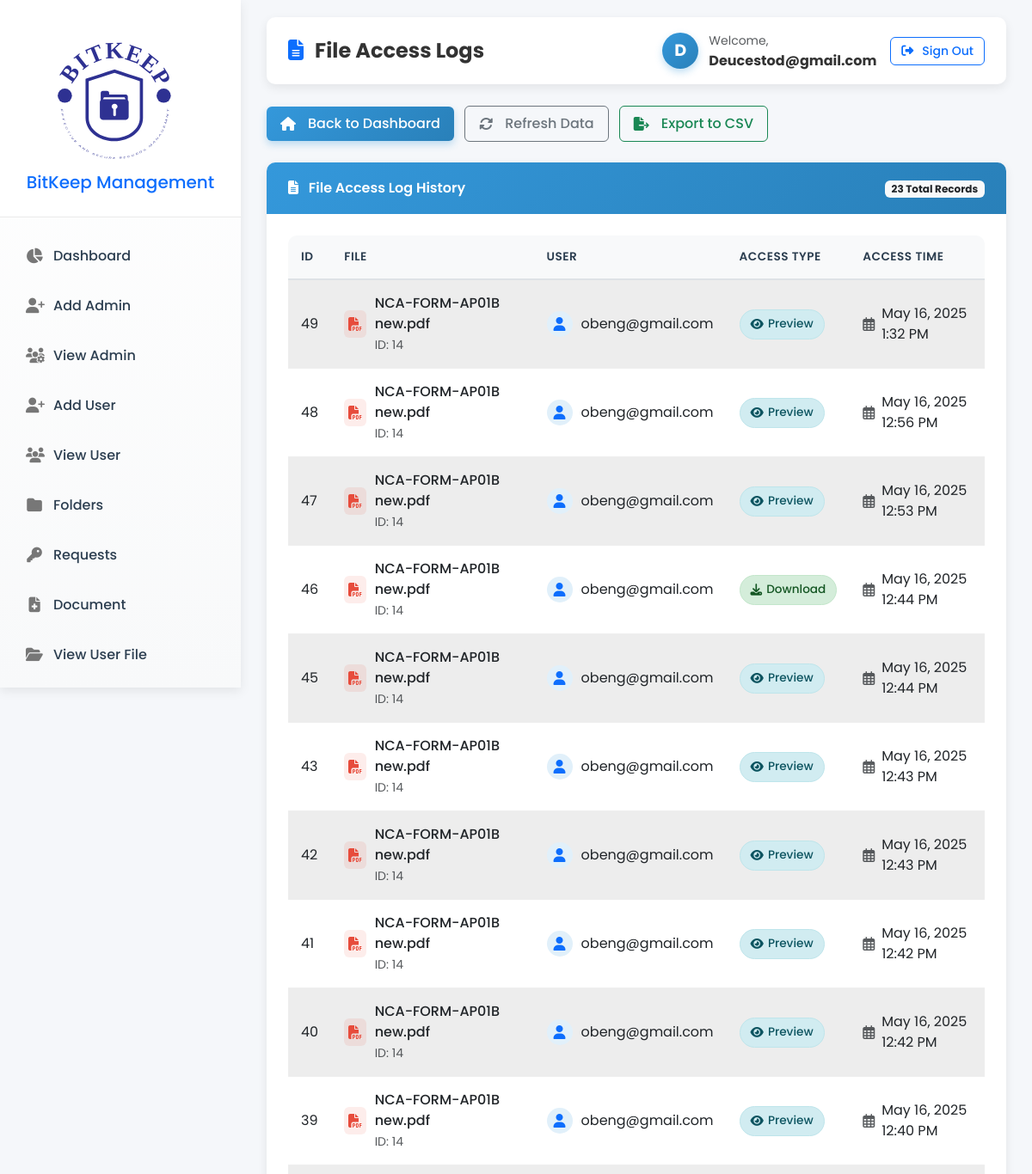
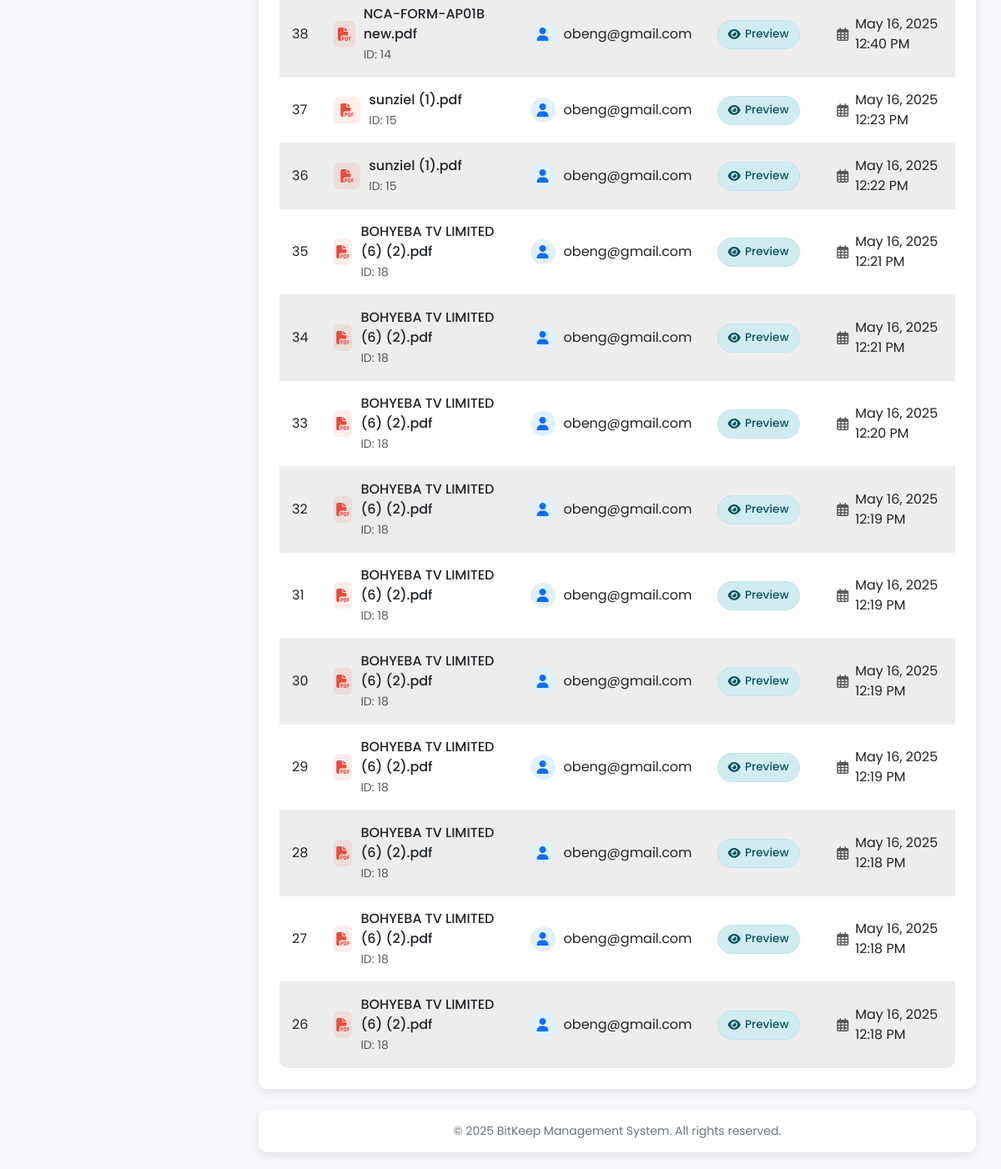
The page /Private_Dashboard/file_log.php (signed in) on the database as committed earlier (2 pictures, top to bottom).
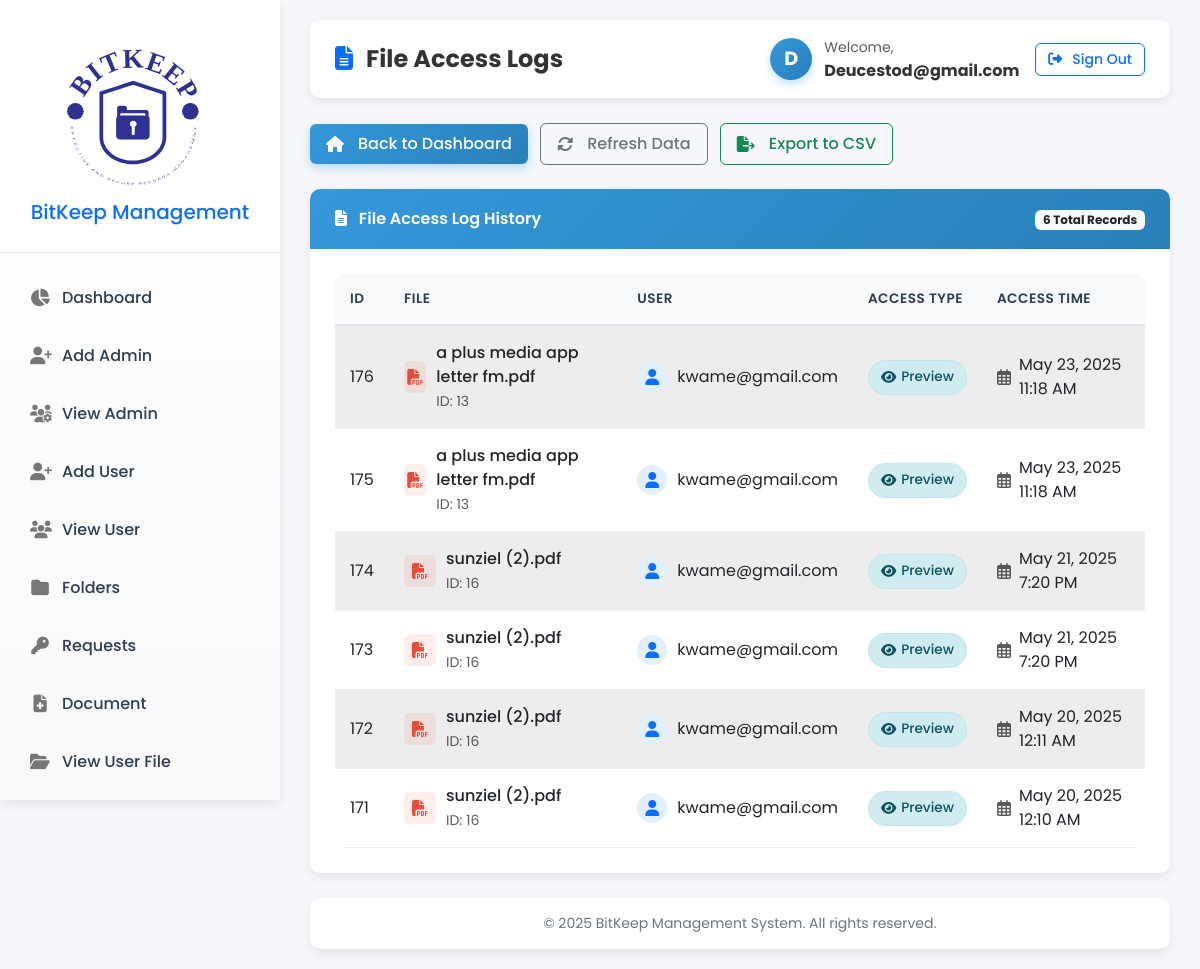
The same page on the database as committed later.
### tables this page shows
CREATE TABLE `file_access_logs` (
  `id` int(11) NOT NULL,
  `file_id` int(11) NOT NULL,
  `user_email` varchar(255) NOT NULL,
  `access_type` enum('preview','download') NOT NULL,
  `access_time` datetime NOT NULL,
  `acknowledgment` varchar(50) DEFAULT NULL
);

CREATE TABLE `folder_files` (
  `id` int(11) NOT NULL,
  `folder_id` int(11) NOT NULL,
  `name` varchar(255) NOT NULL,
  `file_path` varchar(255) NOT NULL,
  `size` varchar(50) DEFAULT NULL,
  `file_type` varchar(100) DEFAULT NULL,
  `timers` datetime DEFAULT current_timestamp()
);

### Private_Dashboard/file_log.php (the view, shortened to what this page needs)
<!DOCTYPE html>
<html lang="en">
<head>
  <link rel="stylesheet" href="https://cdnjs.cloudflare.com/ajax/libs/font-awesome/6.4.0/css/all.min.css">
  <link href="https://cdnjs.cloudflare.com/ajax/libs/bootstrap/5.3.0/css/bootstrap.min.css" rel="stylesheet">
  <link rel="stylesheet" type="text/css" href="https://cdn.datatables.net/1.13.4/css/dataTables.bootstrap5.min.css"/>
  <link rel="stylesheet" type="text/css" href="https://cdn.datatables.net/responsive/2.4.1/css/responsive.bootstrap5.min.css"/>
  <link rel="stylesheet" type="text/css" href="https://cdn.jsdelivr.net/npm/toastify-js/src/toastify.min.css">
</head>
<body>
  <div class="sidebar">
    <div class="sidebar-header">
      <img src="img/image1.svg" alt="BitKeep Logo" class="sidebar-logo">
      <h5 class="text-primary">BitKeep Management</h5>
    </div>
    <ul class="nav flex-column mt-3">
      <li class="nav-item">
        <a class="nav-link" href="dashboard.php">
          <i class="fas fa-chart-pie"></i>
          <span>Dashboard</span>
        </a>
      </li>
      <li class="nav-item">
        <a class="nav-link" href="#" data-bs-toggle="modal" data-bs-target="#modalRegisterForm">
          <i class="fas fa-user-plus"></i>
          <span>Add Admin</span>
        </a>
      </li>
      <li class="nav-item">
        <a class="nav-link" href="view_admin.php">
          <i class="fas fa-users-cog"></i>
          <span>View Admin</span>
        </a>
      </li>
      <li class="nav-item">
        <a class="nav-link" href="#" data-bs-toggle="modal" data-bs-target="#modalRegisterForm2">
          <i class="fas fa-user-plus"></i>
          <span>Add User</span>
        </a>
      </li>
      <li class="nav-item">
        <a class="nav-link" href="view_user.php">
          <i class="fas fa-users"></i>
          <span>View User</span>
        </a>
      </li>
      <li class="nav-item">
        <a class="nav-link" href="folder_management.php">
          <i class="fas fa-folder"></i>
          <span>Folders</span>
        </a>
        </li>
      <li class="nav-item">
        <a class="nav-link" href="manage_requests.php">
          <i class="fas fa-key"></i>
          <span>Requests</span>
        </a>
      </li>
      <li class="nav-item">
        <a class="nav-link" href="add_document.php">
          <i class="fas fa-file-medical"></i>
          <span>Document</span>
        </a>
      </li>
      <li class="nav-item">
        <a class="nav-link" href="view_userfile.php">
          <i class="fas fa-folder-open"></i>
          <span>View User File</span>
        </a>
      </li>
      <li class="nav-item">
        <a class="nav-link" href="admin_log.php">
        </a>
      </li>
    </ul>
  </div>
  <div class="main-content">
    <div class="top-navbar">
      <div class="d-flex align-items-center">
        <h4 class="mb-0 fw-bold">
          <i class="fas fa-file-alt me-2 text-primary"></i>
          File Access Logs
        </h4>
      </div>
      <?php
        require_once("include/connection.php");
        $id = mysqli_real_escape_string($conn,$_SESSION['admin_user']);
        $r = mysqli_query($conn,"SELECT * FROM admin_login where id = '$id'") or die (mysqli_error($conn));
        $row = mysqli_fetch_array($r);
        $id=$row['admin_user'];
      ?>
      <div class="d-flex align-items-center">
        <div class="user-welcome me-3">
          <div class="user-avatar">
            <?php echo strtoupper(substr($id, 0, 1)); ?>
          </div>
          <div>
            <small class="text-muted">Welcome,</small>
            <div class="fw-bold"><?php echo ucwords(htmlentities($id)); ?></div>
          </div>
        </div>
        <a href="logout.php" class="btn btn-outline-primary btn-sm">
          <i class="fas fa-sign-out-alt me-1"></i> Sign Out
        </a>
      </div>
    </div>
    <div class="mb-4">
      <a href="dashboard.php" class="btn btn-primary">
        <i class="fas fa-home me-2"></i> Back to Dashboard
      </a>
      <a href="#" class="btn btn-outline-secondary ms-2" id="refreshBtn">
        <i class="fas fa-sync-alt me-2"></i> Refresh Data
      </a>
      <a href="#" class="btn btn-outline-success ms-2" id="exportBtn">
        <i class="fas fa-file-export me-2"></i> Export to CSV
      </a>
    </div>
    <div class="content-card fade-in">
      <div class="card-header">
        <div>
          <i class="fas fa-file-alt me-2"></i>
          File Access Log History
        </div>
        <?php
        require_once("include/connection.php");
        $query = mysqli_query($conn,"SELECT COUNT(*) as total FROM file_access_logs") or die (mysqli_error($conn));
        $row = mysqli_fetch_array($query);
        $total = $row['total'];
        ?>
        <div>
          <span class="badge bg-light text-dark"><?php echo $total; ?> Total Records</span>
        </div>
      </div>
      <div class="card-body">
        <div class="table-responsive">
          <table id="fileAccessTable" class="table table-striped table-hover">
            <thead>
              <tr>
                <th>ID</th>
                <th>File</th>
                <th>User</th>
                <th>Access Type</th>
                <th>Access Time</th>
              </tr>
            </thead>
            <tbody>
              <?php
              require_once("include/connection.php");
              $query = mysqli_query($conn,"SELECT l.id, l.file_id, l.user_email, l.access_type, l.access_time,
                                           f.name, f.file_path, f.file_type
                                           FROM file_access_logs l
                                           LEFT JOIN folder_files f ON l.file_id = f.id
                                           ORDER BY l.access_time DESC") or die (mysqli_error($conn));
              while($file=mysqli_fetch_array($query)){
                $id = $file['id'];
                $file_id = $file['file_id'];
                $file_name = $file['name'];
                $file_type = $file['file_type'] ?? '';
                $user_email = $file['user_email'];
                $access_type = $file['access_type'];
                $access_time = $file['access_time'];
                $icon_class = 'fa-file';
                $type_class = '';
                if ($file_type) {
                    $file_extension = strtolower(pathinfo($file_name, PATHINFO_EXTENSION));
                    switch ($file_extension) {
                        case 'pdf':
                            $icon_class = 'fa-file-pdf';
                            $type_class = 'pdf';
                            break;
                    }
                }
              ?>
              <tr>
                <td><?php echo htmlspecialchars($id); ?></td>
                <td>
                  <?php if($file_name): ?>
                  <div class="d-flex align-items-center">
                    <div class="file-icon <?php echo $type_class; ?>">
                      <i class="fas <?php echo $icon_class; ?>"></i>
                    </div>
                    <div>
                      <div class="fw-medium"><?php echo htmlspecialchars($file_name); ?></div>
                      <small class="text-muted">ID: <?php echo htmlspecialchars($file_id); ?></small>
                    </div>
                  </div>
                  <?php endif; ?>
                </td>
                <td>
                  <div class="d-flex align-items-center">
                    <div style="width: 30px; height: 30px; background-color: #e1f0fa; border-radius: 50%; display: flex; align-items: center; justify-content: center; margin-right: 10px;">
                      <i class="fas fa-user text-primary"></i>
                    </div>
                    <?php echo htmlspecialchars($user_email); ?>
                  </div>
                </td>
                <td>
                  <?php if($access_type == 'preview'): ?>
                  <span class="status-badge status-preview">
                    <i class="fas fa-eye"></i>
                    Preview
                  </span>
                  <?php elseif($access_type == 'download'): ?>
                  <span class="status-badge status-download">
                    <i class="fas fa-download"></i>
                    Download
                  </span>
                  <?php else: ?>
                  <span class="badge bg-secondary">
                    <?php echo htmlspecialchars($access_type); ?>
                  </span>
                  <?php endif; ?>
                </td>
                <td>
                  <div class="d-flex align-items-center">
                    <i class="far fa-calendar-alt me-2 text-muted"></i>
                    <?php echo date('M d, Y g:i A', strtotime($access_time)); ?>
                  </div>
                </td>
              </tr>
              <?php } ?>
            </tbody>
          </table>
        </div>
      </div>
    </div>
    <div class="footer">
      <p class="mb-0">&copy; <?php echo date('Y');?> BitKeep Management System. All rights reserved.</p>
    </div>
  </div>
</body>
</html>

### Private_Dashboard/file_log.php (style rules this page uses)
:root { --primary-color: #3498db; --primary-dark: #2980b9; --primary-light: #e1f0fa; --secondary-color: #2c3e50; --success-color: #2ecc71; --danger-color: #e74c3c; --warning-color: #f39c12; --light-color: #f8f9fa; --dark-color: #343a40; --sidebar-width: 280px; --sidebar-collapsed-width: 70px; --border-radius: 10px; --box-shadow: 0 4px 12px rgba(0,0,0,0.08); --transition: all 0.3s ease; }
body { font-family: 'Poppins', sans-serif; background-color: #f5f7fa; margin: 0; padding: 0; color: #333; overflow-x: hidden; }
.sidebar { position: fixed; top: 0; left: 0; width: var(--sidebar-width); height: 100vh; background: linear-gradient(to bottom, #fff, #f8f9fa); color: var(--secondary-color); overflow-y: auto; z-index: 1000; transition: var(--transition); box-shadow: var(--box-shadow); }
.sidebar-header { padding: 20px; text-align: center; background-color: white; border-bottom: 1px solid #eaeaea; }
.sidebar-logo { max-width: 150px; margin-bottom: 15px; transition: var(--transition); }
.sidebar .nav-link { padding: 12px 20px; color: var(--secondary-color); border-radius: var(--border-radius); margin: 5px 10px; transition: var(--transition); display: flex; align-items: center; font-weight: 500; }
.sidebar .nav-link i { margin-right: 12px; width: 20px; text-align: center; font-size: 1.1rem; color: #777; transition: var(--transition); }
.main-content { margin-left: var(--sidebar-width); padding: 20px 30px; transition: var(--transition); min-height: 100vh; display: flex; flex-direction: column; }
.top-navbar { background-color: white; box-shadow: var(--box-shadow); padding: 15px 25px; margin-bottom: 25px; border-radius: var(--border-radius); display: flex; justify-content: space-between; align-items: center; }
.content-card { background-color: white; border-radius: var(--border-radius); box-shadow: var(--box-shadow); margin-bottom: 25px; overflow: hidden; transition: var(--transition); }
.card-header { background: linear-gradient(135deg, var(--primary-color), var(--primary-dark)); color: white; padding: 18px 25px; font-weight: 600; display: flex; justify-content: space-between; align-items: center; border-bottom: none; }
.card-body { padding: 25px; }
.table-responsive { overflow-x: auto; border-radius: var(--border-radius); }
.table { width: 100%; margin-bottom: 0; color: #212529; vertical-align: top; border-color: #dee2e6; }
.table th { background-color: #f8f9fa; color: var(--secondary-color); font-weight: 600; text-transform: uppercase; font-size: 0.85rem; letter-spacing: 0.5px; padding: 15px; vertical-align: middle; border-bottom: 2px solid #dee2e6; }
.table td { padding: 15px; vertical-align: middle; border-bottom: 1px solid #eee; }
.table tbody tr { transition: var(--transition); }
.table-striped > tbody > tr:nth-of-type(odd) > * { background-color: rgba(0, 0, 0, 0.02); }
.btn { border-radius: 6px; font-weight: 500; padding: 8px 16px; transition: var(--transition); display: inline-flex; align-items: center; justify-content: center; gap: 6px; }
.btn-sm { padding: 5px 12px; font-size: 0.875rem; }
.btn-primary { background: linear-gradient(135deg, var(--primary-color), var(--primary-dark)); border: none; box-shadow: 0 4px 8px rgba(52, 152, 219, 0.3); }
.user-welcome { display: flex; align-items: center; }
.user-avatar { width: 42px; height: 42px; background: linear-gradient(135deg, var(--primary-color), var(--primary-dark)); color: white; border-radius: 50%; display: flex; align-items: center; justify-content: center; margin-right: 12px; font-weight: bold; font-size: 1.2rem; box-shadow: 0 4px 8px rgba(52, 152, 219, 0.3); }
.footer { background-color: white; padding: 15px 20px; text-align: center; font-size: 14px; color: #6c757d; border-radius: var(--border-radius); box-shadow: var(--box-shadow); margin-top: auto; }
.status-badge { padding: 6px 12px; border-radius: 20px; font-size: 0.85rem; font-weight: 500; display: inline-flex; align-items: center; gap: 5px; }
.status-preview { background-color: #d1ecf1; color: #0c5460; border: 1px solid #bee5eb; }
.fade-in { animation: fadeIn 0.5s ease forwards; }
.file-icon { width: 32px; height: 32px; border-radius: 6px; display: flex; align-items: center; justify-content: center; margin-right: 10px; }
.file-icon.pdf { background-color: rgba(231, 76, 60, 0.1); color: #e74c3c; }
.status-download { background-color: #d4edda; color: #155724; border: 1px solid #c3e6cb; }

Rows that differ between the two databases and show on the page:
removed file_access_logs: id "49", folder_files.name "NCA-FORM-AP01B new.pdf", file "14", user_email "obeng@gmail.com", access_type "preview" (drawn), access_time "May 16, 2025 1:32 PM"
removed file_access_logs: id "48", folder_files.name "NCA-FORM-AP01B new.pdf", file "14", user_email "obeng@gmail.com", access_type "preview" (drawn), access_time "May 16, 2025 12:56 PM"
removed file_access_logs: id "47", folder_files.name "NCA-FORM-AP01B new.pdf", file "14", user_email "obeng@gmail.com", access_type "preview" (drawn), access_time "May 16, 2025 12:53 PM"
removed file_access_logs: id "46", folder_files.name "NCA-FORM-AP01B new.pdf", file "14", user_email "obeng@gmail.com", access_type "download" (drawn), access_time "May 16, 2025 12:44 PM"
removed file_access_logs: id "45", folder_files.name "NCA-FORM-AP01B new.pdf", file "14", user_email "obeng@gmail.com", access_type "preview" (drawn), access_time "May 16, 2025 12:44 PM"
removed file_access_logs: id "43", folder_files.name "NCA-FORM-AP01B new.pdf", file "14", user_email "obeng@gmail.com", access_type "preview" (drawn), access_time "May 16, 2025 12:43 PM"
removed file_access_logs: id "42", folder_files.name "NCA-FORM-AP01B new.pdf", file "14", user_email "obeng@gmail.com", access_type "preview" (drawn), access_time "May 16, 2025 12:43 PM"
removed file_access_logs: id "41", folder_files.name "NCA-FORM-AP01B new.pdf", file "14", user_email "obeng@gmail.com", access_type "preview" (drawn), access_time "May 16, 2025 12:42 PM"
removed file_access_logs: id "40", folder_files.name "NCA-FORM-AP01B new.pdf", file "14", user_email "obeng@gmail.com", access_type "preview" (drawn), access_time "May 16, 2025 12:42 PM"
removed file_access_logs: id "39", folder_files.name "NCA-FORM-AP01B new.pdf", file "14", user_email "obeng@gmail.com", access_type "preview" (drawn), access_time "May 16, 2025 12:40 PM"
removed file_access_logs: id "38", folder_files.name "NCA-FORM-AP01B new.pdf", file "14", user_email "obeng@gmail.com", access_type "preview" (drawn), access_time "May 16, 2025 12:40 PM"
removed file_access_logs: id "37", folder_files.name "sunziel (1).pdf", file "15", user_email "obeng@gmail.com", access_type "preview" (drawn), access_time "May 16, 2025 12:23 PM"
removed file_access_logs: id "36", folder_files.name "sunziel (1).pdf", file "15", user_email "obeng@gmail.com", access_type "preview" (drawn), access_time "May 16, 2025 12:22 PM"
removed file_access_logs: id "35", folder_files.name "BOHYEBA TV LIMITED (6) (2).pdf", file "18", user_email "obeng@gmail.com", access_type "preview" (drawn), access_time "May 16, 2025 12:21 PM"
removed file_access_logs: id "34", folder_files.name "BOHYEBA TV LIMITED (6) (2).pdf", file "18", user_email "obeng@gmail.com", access_type "preview" (drawn), access_time "May 16, 2025 12:21 PM"
removed file_access_logs: id "33", folder_files.name "BOHYEBA TV LIMITED (6) (2).pdf", file "18", user_email "obeng@gmail.com", access_type "preview" (drawn), access_time "May 16, 2025 12:20 PM"
removed file_access_logs: id "32", folder_files.name "BOHYEBA TV LIMITED (6) (2).pdf", file "18", user_email "obeng@gmail.com", access_type "preview" (drawn), access_time "May 16, 2025 12:19 PM"
removed file_access_logs: id "31", folder_files.name "BOHYEBA TV LIMITED (6) (2).pdf", file "18", user_email "obeng@gmail.com", access_type "preview" (drawn), access_time "May 16, 2025 12:19 PM"
removed file_access_logs: id "30", folder_files.name "BOHYEBA TV LIMITED (6) (2).pdf", file "18", user_email "obeng@gmail.com", access_type "preview" (drawn), access_time "May 16, 2025 12:19 PM"
removed file_access_logs: id "29", folder_files.name "BOHYEBA TV LIMITED (6) (2).pdf", file "18", user_email "obeng@gmail.com", access_type "preview" (drawn), access_time "May 16, 2025 12:19 PM"
removed file_access_logs: id "28", folder_files.name "BOHYEBA TV LIMITED (6) (2).pdf", file "18", user_email "obeng@gmail.com", access_type "preview" (drawn), access_time "May 16, 2025 12:18 PM"
removed file_access_logs: id "27", folder_files.name "BOHYEBA TV LIMITED (6) (2).pdf", file "18", user_email "obeng@gmail.com", access_type "preview" (drawn), access_time "May 16, 2025 12:18 PM"
removed file_access_logs: id "26", folder_files.name "BOHYEBA TV LIMITED (6) (2).pdf", file "18", user_email "obeng@gmail.com", access_type "preview" (drawn), access_time "May 16, 2025 12:18 PM"
added file_access_logs: id "176", folder_files.name "a plus media app letter fm.pdf", file "13", user_email "kwame@gmail.com", access_type "preview" (drawn), access_time "May 23, 2025 11:18 AM"
added file_access_logs: id "175", folder_files.name "a plus media app letter fm.pdf", file "13", user_email "kwame@gmail.com", access_type "preview" (drawn), access_time "May 23, 2025 11:18 AM"
added file_access_logs: id "174", folder_files.name "sunziel (2).pdf", file "16", user_email "kwame@gmail.com", access_type "preview" (drawn), access_time "May 21, 2025 7:20 PM"
added file_access_logs: id "173", folder_files.name "sunziel (2).pdf", file "16", user_email "kwame@gmail.com", access_type "preview" (drawn), access_time "May 21, 2025 7:20 PM"
added file_access_logs: id "172", folder_files.name "sunziel (2).pdf", file "16", user_email "kwame@gmail.com", access_type "preview" (drawn), access_time "May 20, 2025 12:11 AM"
added file_access_logs: id "171", folder_files.name "sunziel (2).pdf", file "16", user_email "kwame@gmail.com", access_type "preview" (drawn), access_time "May 20, 2025 12:10 AM"
Other text that changed with them:
$total: "23" → "6"
